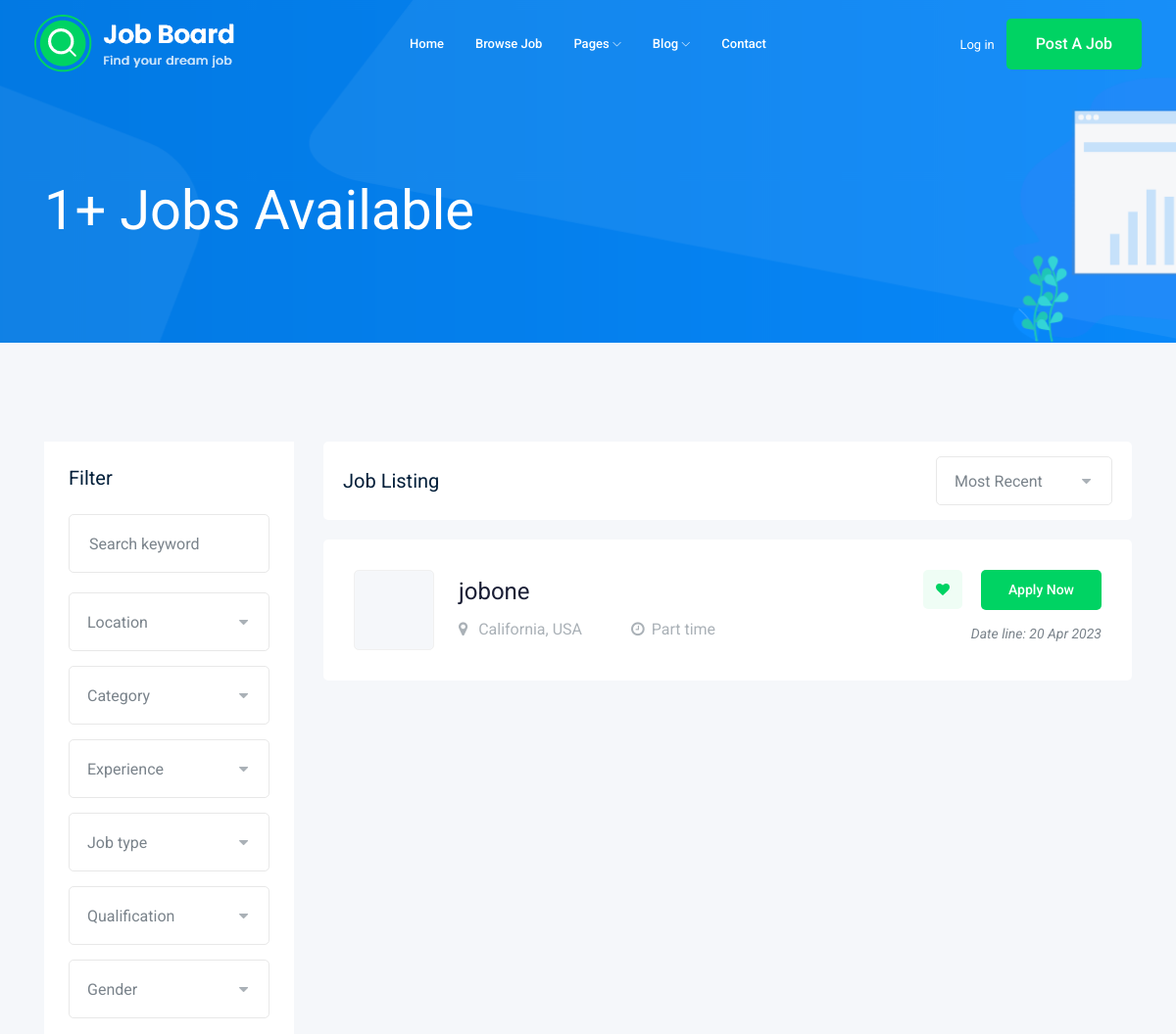
Before: /jobs?page=2 (upper part) with the older database file.
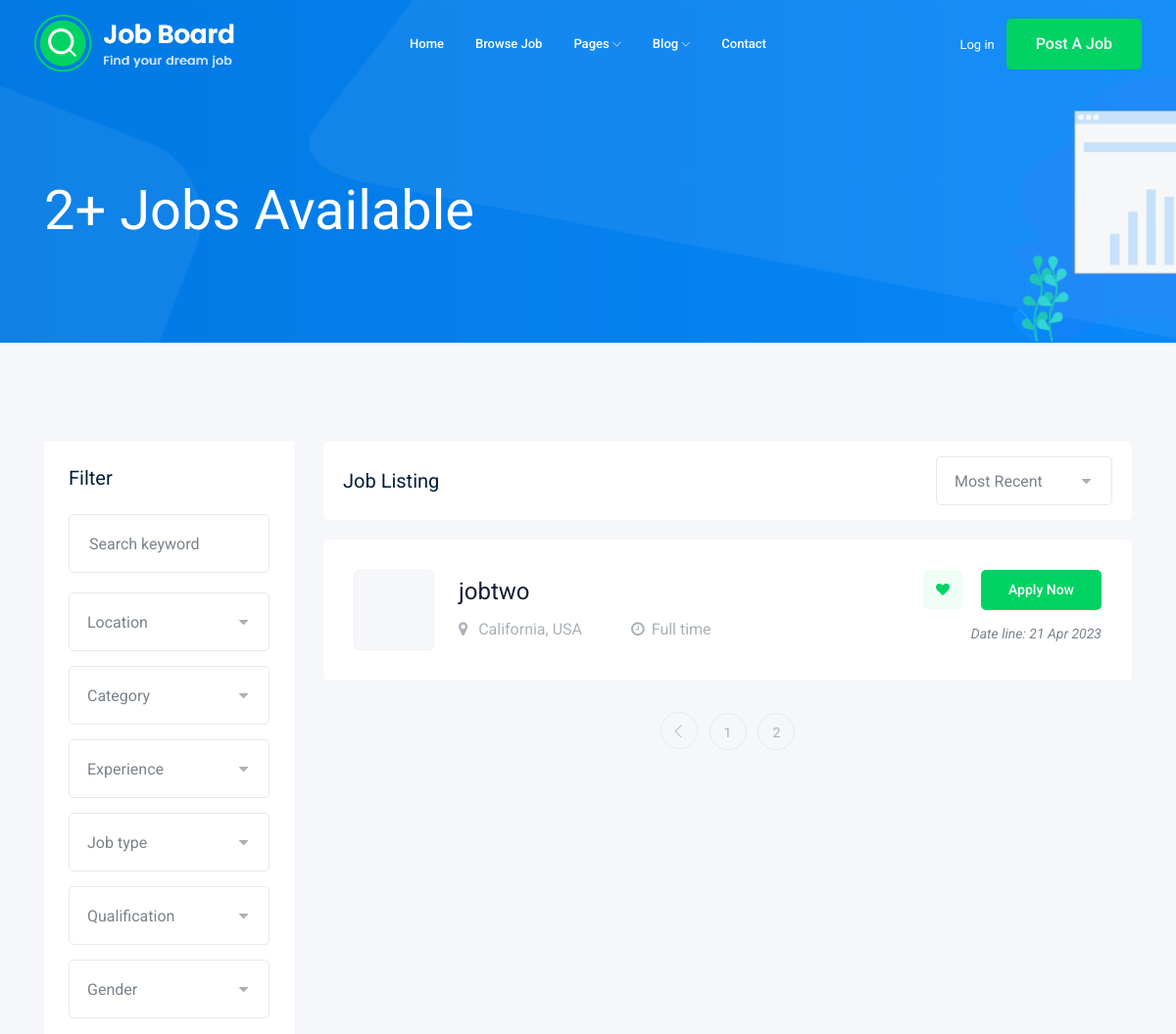
After: the same page with the newer database file.
### job/models.py (models this page shows, shortened)
class JobModel(models.Model):
    def imageGenerator(instance, fileName):
        imageName , extension = fileName.split(".")
        return f"jobsImages/{instance.id}.{extension}"
    title = models.CharField(max_length=100)
    jobType = models.CharField(max_length=50, choices=JOB_TYPE)
    description = models.TextField(max_length=1000, null=True)
    published_at = models.DateTimeField(auto_now=True)
    vacancy = models.IntegerField(default=1)
    salary = models.DecimalField(default=0, decimal_places=2, max_digits=5)
    experience = models.IntegerField(default=1)
    category = models.ForeignKey(CategoryModel, on_delete=models.CASCADE, null=True)
    image = models.ImageField(upload_to = imageGenerator, null=True)
    slug = models.SlugField(null=True, blank=True)

### job/views.py (the view)
# urls.py: path('jobs', views.jobList,name='jobListPage'),
def jobList(request):
    jobsObject = JobModel.objects.all()
    paginator = Paginator(jobsObject,1)
    pageNumber = request.GET.get('page')
    pageObject = paginator.get_page(pageNumber)
    context= {
        'jobs': pageObject,
        'jobsCount': JobModel.objects.count(),
    }
    return render(request, 'pages/jobList.html', context)

### templates/pages/jobList.html (shortened to what this page needs)
{% extends 'base.html' %}
{% block content%}
    <div class="bradcam_area bradcam_bg_1">
        <div class="container">
            <div class="row">
                <div class="col-xl-12">
                    <div class="bradcam_text">
                        <h3>{{jobsCount}}+ Jobs Available</h3>
                    </div>
                </div>
            </div>
        </div>
    </div>
    <div class="job_listing_area plus_padding">
        <div class="container">
            <div class="row">
                <div class="col-lg-3">
                    <div class="job_filter white-bg">
                        <div class="form_inner white-bg">
                            <h3>Filter</h3>
                            <form action="#">
                                <div class="row">
                                    <div class="col-lg-12">
                                        <div class="single_field">
                                            <input type="text" placeholder="Search keyword">
                                        </div>
                                    </div>
                                    <div class="col-lg-12">
                                    </div>
                                    <div class="col-lg-12">
                                    </div>
                                    <div class="col-lg-12">
                                    </div>
                                    <div class="col-lg-12">
                                    </div>
                                    <div class="col-lg-12">
                                    </div>
                                    <div class="col-lg-12">
                                    </div>
                                </div>
                            </form>
                        </div>
                    </div>
                </div>
                <div class="col-lg-9">
                    <div class="recent_joblist_wrap">
                        <div class="recent_joblist white-bg ">
                            <div class="row align-items-center">
                                <div class="col-md-6">
                                    <h4>Job Listing</h4>
                                </div>
                                <div class="col-md-6">
                                    <div class="serch_cat d-flex justify-content-end">
                                    </div>
                                </div>
                            </div>
                        </div>
                    </div>
                    <div class="job_lists m-0">
                        <div class="row">
                            {% for job in jobs %}
                            <div class="col-lg-12 col-md-12">
                                <div class="single_jobs white-bg d-flex justify-content-between">
                                    <div class="jobs_left d-flex align-items-center">
                                        <div class="thumb">
                                        </div>
                                        <div class="jobs_conetent">
                                            <a href="{% url 'jobDetailsPage' job.slug %}"><h4>{{job.title}}</h4></a>
                                            <div class="links_locat d-flex align-items-center">
                                                <div class="location">
                                                    <p> <i class="fa fa-map-marker"></i> California, USA</p>
                                                </div>
                                                <div class="location">
                                                    <p> <i class="fa fa-clock-o"></i>{{job.jobType}}</p>
                                                </div>
                                            </div>
                                        </div>
                                    </div>
                                    <div class="jobs_right">
                                        <div class="apply_now">
                                            <a class="heart_mark" href="#"> <i class="fa fa-heart"></i> </a>
                                            <a href="{% url 'jobDetailsPage' job.slug %}" class="boxed-btn3">Apply Now</a>
                                        </div>
                                        <div class="date">
                                            <p>Date line: {{job.published_at | date:'d M o'}}</p>
                                        </div>
                                    </div>
                                </div>
                            </div>
                            {% endfor %}
                        </div>
                        {% if jobs.has_other_pages %}
                        <div class="row">
                            <div class="col-lg-12">
                                <div class="pagination_wrap">
                                    <ul>
                                        {% if jobs.has_previous %}
                                            <li><a href="?page={{ jobs.previous_page_number }}"> <i class="ti-angle-left"></i> </a></li>
                                        {% endif %}
                                        {% for job in jobs.paginator.page_range %}
                                        <li><a href="?page={{job}}"><span>{{job}}</span></a></li>
                                        {% endfor %}
                                    </ul>
                                </div>
                            </div>
                        </div>
                        {% endif %}
                    </div>
                </div>
            </div>
        </div>
    </div>
{% endblock %}

### templates/base.html (shortened to what this page needs)
{% load static %}
<!doctype html>
<html class="no-js" lang="zxx">
<head>
    <link rel="stylesheet" href="{% static 'css/bootstrap.min.css' %}">
    <link rel="stylesheet" href="{% static 'css/owl.carousel.min.css' %}">
    <link rel="stylesheet" href="{% static 'css/magnific-popup.css' %}">
    <link rel="stylesheet" href="{% static 'css/font-awesome.min.css' %}">
    <link rel="stylesheet" href="{% static 'css/themify-icons.css' %}">
    <link rel="stylesheet" href="{% static 'css/nice-select.css' %}">
    <link rel="stylesheet" href="{% static 'css/flaticon.css' %}">
    <link rel="stylesheet" href="{% static 'css/gijgo.css' %}">
    <link rel="stylesheet" href="{% static 'css/animate.min.css' %}">
    <link rel="stylesheet" href="{% static 'css/slicknav.css' %}">
    <link rel="stylesheet" href="{% static 'css/master.css' %}">
</head>
<body>
    {% include 'parts/nav.html' %}
    {% block content %}
    {% endblock %}
</body>
</html>

### templates/parts/nav.html (shortened to what this page needs)
{% load static %}
{% block content%}
    <header>
        <div class="header-area ">
            <div id="sticky-header" class="main-header-area">
                <div class="container-fluid ">
                    <div class="header_bottom_border">
                        <div class="row align-items-center">
                            <div class="col-xl-3 col-lg-2">
                                <div class="logo">
                                    <a href="{% url 'homePage' %}">
                                        <img src="{% static 'img/logo.png' %}" alt="">
                                    </a>
                                </div>
                            </div>
                            <div class="col-xl-6 col-lg-7">
                                <div class="main-menu  d-none d-lg-block">
                                    <nav>
                                        <ul id="navigation">
                                            <li><a href="{% url 'homePage' %}">home</a></li>
                                            <li><a href="{% url 'jobListPage' %}">Browse Job</a></li>
                                            <li><a href="#">pages <i class="ti-angle-down"></i></a>
                                            </li>
                                            <li><a href="#">blog <i class="ti-angle-down"></i></a>
                                            </li>
                                            <li><a href="contact.html">Contact</a></li>
                                        </ul>
                                    </nav>
                                </div>
                            </div>
                            <div class="col-xl-3 col-lg-3 d-none d-lg-block">
                                <div class="Appointment">
                                    <div class="phone_num d-none d-xl-block">
                                        <a href="#">Log in</a>
                                    </div>
                                    <div class="d-none d-lg-block">
                                        <a class="boxed-btn3" href="#">Post a Job</a>
                                    </div>
                                </div>
                            </div>
                            <div class="col-12">
                            </div>
                        </div>
                    </div>
                </div>
            </div>
        </div>
    </header>
{% endblock %}

Changed rows visible on the page:
no longer on this page (row unchanged): JobModel: title "jobone", jobType "Part time", published_at "20 Apr 2023"
added JobModel: title "jobtwo", jobType "Full time", published_at "21 Apr 2023"
Other visible differences:
{{ jobsCount }}: "1" → "2"
new list line: "1"
new list line: "2"
